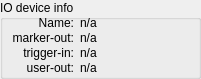
   <widget class="QGroupBox" name="groupBoxIODevInfo">
    <property name="geometry">
     <rect>
      <x>475</x>
      <y>195</y>
      <width>201</width>
      <height>79</height>
     </rect>
    </property>
    <property name="title">
     <string>IO device info</string>
    </property>
    <widget class="QLabel" name="label_IODev">
     <property name="geometry">
      <rect>
       <x>5</x>
       <y>16</y>
       <width>69</width>
       <height>16</height>
      </rect>
     </property>
     <property name="layoutDirection">
      <enum>Qt::LeftToRight</enum>
     </property>
     <property name="text">
      <string>Name:</string>
     </property>
     <property name="alignment">
      <set>Qt::AlignRight|Qt::AlignTop|Qt::AlignTrailing</set>
     </property>
    </widget>
    <widget class="QLabel" name="lblIODevName">
     <property name="geometry">
      <rect>
       <x>80</x>
       <y>16</y>
       <width>113</width>
       <height>16</height>
      </rect>
     </property>
     <property name="autoFillBackground">
      <bool>false</bool>
     </property>
     <property name="frameShape">
      <enum>QFrame::NoFrame</enum>
     </property>
     <property name="frameShadow">
      <enum>QFrame::Sunken</enum>
     </property>
     <property name="text">
      <string>n/a</string>
     </property>
     <property name="alignment">
      <set>Qt::AlignLeading|Qt::AlignLeft|Qt::AlignTop</set>
     </property>
    </widget>
    <widget class="QLabel" name="label_IODev_2">
     <property name="geometry">
      <rect>
       <x>5</x>
       <y>31</y>
       <width>69</width>
       <height>16</height>
      </rect>
     </property>
     <property name="layoutDirection">
      <enum>Qt::LeftToRight</enum>
     </property>
     <property name="text">
      <string>marker-out:</string>
     </property>
     <property name="alignment">
      <set>Qt::AlignRight|Qt::AlignTop|Qt::AlignTrailing</set>
     </property>
    </widget>
    <widget class="QLabel" name="lblIODevMarkerOut">
     <property name="geometry">
      <rect>
       <x>80</x>
       <y>31</y>
       <width>113</width>
       <height>16</height>
      </rect>
     </property>
     <property name="autoFillBackground">
      <bool>false</bool>
     </property>
     <property name="frameShape">
      <enum>QFrame::NoFrame</enum>
     </property>
     <property name="frameShadow">
      <enum>QFrame::Sunken</enum>
     </property>
     <property name="text">
      <string>n/a</string>
     </property>
     <property name="alignment">
      <set>Qt::AlignLeading|Qt::AlignLeft|Qt::AlignTop</set>
     </property>
    </widget>
    <widget class="QLabel" name="label_IODev_3">
     <property name="geometry">
      <rect>
       <x>5</x>
       <y>46</y>
       <width>69</width>
       <height>16</height>
      </rect>
     </property>
     <property name="layoutDirection">
      <enum>Qt::LeftToRight</enum>
     </property>
     <property name="text">
      <string>trigger-in:</string>
     </property>
     <property name="alignment">
      <set>Qt::AlignRight|Qt::AlignTop|Qt::AlignTrailing</set>
     </property>
    </widget>
    <widget class="QLabel" name="lblIODevTriggerIn">
     <property name="geometry">
      <rect>
       <x>80</x>
       <y>46</y>
       <width>113</width>
       <height>16</height>
      </rect>
     </property>
     <property name="autoFillBackground">
      <bool>false</bool>
     </property>
     <property name="frameShape">
      <enum>QFrame::NoFrame</enum>
     </property>
     <property name="frameShadow">
      <enum>QFrame::Sunken</enum>
     </property>
     <property name="text">
      <string>n/a</string>
     </property>
     <property name="alignment">
      <set>Qt::AlignLeading|Qt::AlignLeft|Qt::AlignTop</set>
     </property>
    </widget>
    <widget class="QLabel" name="label_IODev_4">
     <property name="geometry">
      <rect>
       <x>5</x>
       <y>61</y>
       <width>69</width>
       <height>16</height>
      </rect>
     </property>
     <property name="layoutDirection">
      <enum>Qt::LeftToRight</enum>
     </property>
     <property name="text">
      <string>user-out:</string>
     </property>
     <property name="alignment">
      <set>Qt::AlignRight|Qt::AlignTop|Qt::AlignTrailing</set>
     </property>
    </widget>
    <widget class="QLabel" name="lblIODevUserOut">
     <property name="geometry">
      <rect>
       <x>80</x>
       <y>61</y>
       <width>113</width>
       <height>16</height>
      </rect>
     </property>
     <property name="autoFillBackground">
      <bool>false</bool>
     </property>
     <property name="frameShape">
      <enum>QFrame::NoFrame</enum>
     </property>
     <property name="frameShadow">
      <enum>QFrame::Sunken</enum>
     </property>
     <property name="text">
      <string>n/a</string>
     </property>
     <property name="alignment">
      <set>Qt::AlignLeading|Qt::AlignLeft|Qt::AlignTop</set>
     </property>
    </widget>
   </widget>
